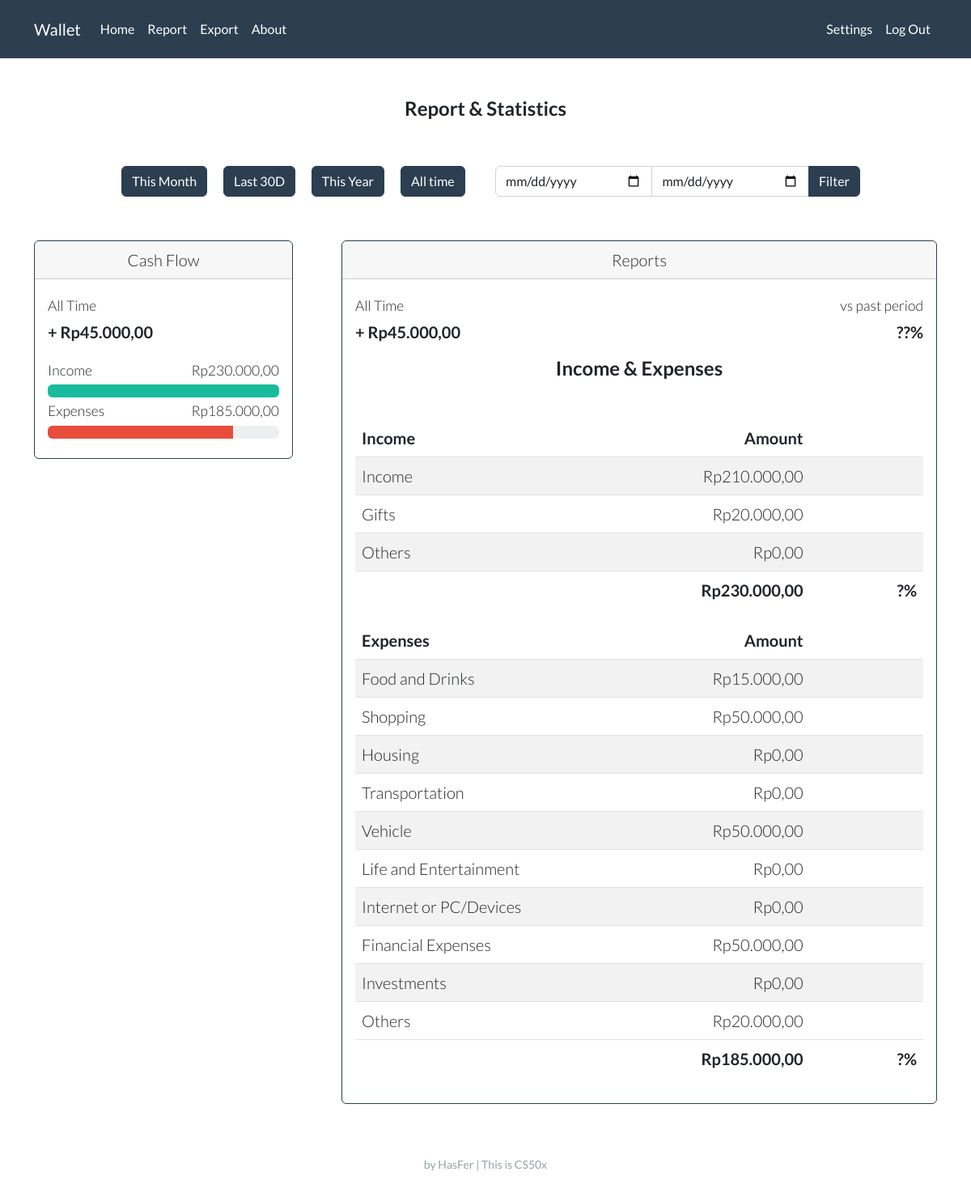
Page /report (signed in) on the committed database.
### tables this page shows
CREATE TABLE account (
                category TEXT,
                name TEXT
                );

### report.py (the view, shortened to what this page needs)
@report_page.route("/report", methods=["GET", "POST"])
@login_required
def report():
    con, cur = connect_db()
    res = cur.execute("SELECT account_name, amount FROM records WHERE user_id = ? AND account_category = ?", (session["user_id"], "Income"))
    income_name_amount = list(res.fetchall())
    res = cur.execute("SELECT account_name, amount FROM records WHERE user_id = ? AND account_category = ?", (session["user_id"], "Expense"))
    expense_name_amount = list(res.fetchall())
    income_list_totalamount, expense_list_totalamount = account_name_list('', 0.0)
    for i in income_name_amount:
        for j in income_list_totalamount:
            if i[0] == j[0]:
                j[1] += i[1]
    total_income = 0
    for i in income_list_totalamount:
        total_income += i[1]
    for i in expense_name_amount:
        for j in expense_list_totalamount:
            if i[0] == j[0]:
                j[1] += i[1]
    total_expense = 0
    for i in expense_list_totalamount:
        total_expense += i[1]
    j = 0
    for i in income_list_totalamount:
        income_list_totalamount[j].append(round(i[1] / total_income * 100, 2))
        j += 1
    j = 0
    for i in expense_list_totalamount:
        expense_list_totalamount[j].append(round(i[1] / total_expense * 100, 2))
        j += 1
    income_list_amount_f = list(income_list_totalamount)
    i = 0
    length = len(income_list_amount_f)
    while i < length:
        income_list_amount_f[i][1] = idr(income_list_amount_f[i][1])
        i += 1
    expense_list_amount_f = list(expense_list_totalamount)
    i = 0
    length = len(expense_list_amount_f)
    while i < length:
        expense_list_amount_f[i][1] = idr(expense_list_amount_f[i][1])
        i += 1
    total_income_f = idr(total_income)
    total_expense_f = idr(total_expense)
    if total_income > total_expense:
        income_percent = 100
        try:
            expense_percent = round(total_expense / total_income, 2) * 100
        except ZeroDivisionError:
            expense_percent = 0
        diff = "+ " + idr(total_income - total_expense)
    else:
        income_percent = 100
        expense_percent = 100
        diff = idr(0)
    con.close()
    return render_template("report.html", total_income_f=total_income_f, total_expense_f=total_expense_f, diff=diff, income_percent=income_percent, expense_percent=expense_percent, income_list_amount_f=income_list_amount_f, expense_list_amount_f=expense_list_amount_f)

### helpers.py (called while the page is built)
def login_required(f):
    @wraps(f)
    def decorated_function(*args, **kwargs):
        if session.get("user_id") is None:
            return redirect("/login")
        return f(*args, **kwargs)
    return decorated_function

def connect_db(db="wallet.db"):
    con = sqlite3.connect(db)
    cur = con.cursor()
    return con, cur

def idr(value):
    value = f"Rp{value:,.2f}"
    rupiah = value.replace(".", "#")
    rupiah = rupiah.replace(",", ".")
    rupiah = rupiah.replace("#", ",")
    return rupiah

def account_name_list(selected='', plug=''):
    con, cur = connect_db()
    res = cur.execute("SELECT * FROM account")
    income_list = []
    expense_list = []
    for i in res:
        if i[0] == 'Income':
            if i[1] == selected:
                income_list.append([i[1], 'selected'])
            else:
                income_list.append([i[1], plug])
        else:
            if i[1] == selected:
                expense_list.append([i[1], 'selected'])
            else:
                expense_list.append([i[1], plug])
    con.close()
    return income_list, expense_list

### templates/report.html (shortened to what this page needs)
{% extends "layout.html" %}
{% block main %}
<h4 class="mb-5 fw-bold">Report & Statistics</h4>
<div class="row">
    <div class="col-lg-1 mb-3"></div>
    <div class="col-lg-5 mb-3">
        <form action="/report" method="post">
            <button onclick="location.href = '/report';" class="btn btn-primary m-2">This Month</button>
            <button name="filter_btn" value="Last 30D" type="submit" class="btn btn-primary m-2">Last 30D</button>
            <button name="filter_btn" value="This Year" type="submit" class="btn btn-primary m-2">This Year</button>
            <button name="filter_btn" value="All time" type="submit" class="btn btn-primary m-2">All time</button>
        </form>
    </div>
    <div class="col-lg-5">
        <form action="/report" method="post">
            <div class="input-group mb-3">
                <input name="start_date" type="date" class="form-control mt-2">
                <input name="end_date" type="date" class="form-control mt-2">
                <button name="filter_btn" value="between" class="btn btn-primary mt-2" type="submit" id="button-addon2">Filter</button>
            </div>
        </form>
    </div>
</div>
<br>
<div class="row">
    <div class="col-lg-4">
        <div class="card border-primary mb-3" style="max-width: 20rem;">
            <div class="card-header">Cash Flow</div>
            <div class="card-body">
                <p class="mb-1 text-start"><small>All Time</small></p>
                <p class="card-text text-start"><span class="fw-bold">{{ diff }}</span></p>
                <p class="mb-1 text-start"><small>
                    Income
                    <span class="mt-1" style="float:right;">{{ total_income_f }}</span>
                </small></p>
                <div class="progress">
                    <div class="progress-bar bg-success" role="progressbar" style="width: {{ income_percent }}%;" aria-valuenow="{{ income_percent }}" aria-valuemin="0" aria-valuemax="100"></div>
                </div>
                <p class="mb-1 text-start"><small>
                        Expenses
                        <span class="mt-1" style="float:right;">{{ total_expense_f }}</span>
                </small></p>
                <div class="progress">
                    <div class="progress-bar bg-danger" role="progressbar" style="width: {{ expense_percent }}%;" aria-valuenow="{{ expense_percent }}" aria-valuemin="0" aria-valuemax="100"></div>
                </div>
            </div>
        </div>
    </div>
    <div class="col-lg-8">
        <div class="card border-primary mb-3">
            <div class="card-header">Reports</div>
            <div class="card-body">
                <p class="mb-1 text-start"><small>All Time
                    <span class="mt-1" style="float:right;">vs past period</span>
                </small></p>
                <p class="card-text text-start">
                    <span class="fw-bold">{{ diff }}</span>
                    <span class="fw-bold" style="float:right;">??%</span>
                </p>
                <h4 class="mb-5 fw-bold">Income & Expenses</h4>
                <table class="table table-striped">
                    <thead>
                        <tr>
                            <th class="text-start">Income</th>
                            <th class="text-end">Amount</th>
                            <th class="text-end" style="width:20%;"></th>
                        </tr>
                    </thead>
                    <tbody>
                        {% for i in income_list_amount_f %}
                        <tr>
                            <td class="text-start">{{ i[0] }}</td>
                            <td class="text-end">{{ i[1] }}</td>
                            <td class="text-end"></td>
                        </tr>
                        {% endfor %}
                    </tbody>
                    <tfoot>
                        <tr>
                            <td class="border-0"></td>
                            <td class="border-0 fw-bold text-end">{{ total_income_f }}</td>
                            <td class="border-0 fw-bold text-end">?%</td>
                        </tr>
                    </tfoot>
                </table>
                <table class="table table-striped">
                    <thead>
                        <tr>
                            <th class="text-start">Expenses</th>
                            <th class="text-end">Amount</th>
                            <th class="text-end" style="width:20%;"></th>
                        </tr>
                    </thead>
                    <tbody>
                        {% for i in expense_list_amount_f %}
                        <tr>
                            <td class="text-start">{{ i[0] }}</td>
                            <td class="text-end">{{ i[1] }}</td>
                            <td class="text-end"></td>
                        </tr>
                        {% endfor %}
                    </tbody>
                    <tfoot>
                        <tr>
                            <td class="border-0"></td>
                            <td class="border-0 fw-bold text-end">{{ total_expense_f }}</td>
                            <td class="border-0 fw-bold text-end">?%</td>
                        </tr>
                    </tfoot>
                </table>
            </div>
        </div>
    </div>
</div>
{% endblock %}

### templates/layout.html (shortened to what this page needs)
<!DOCTYPE html>
<html lang="en">
<head>
    <link rel="stylesheet" href="/static/light.css">
</head>
<body>
    <nav class="navbar navbar-expand-lg navbar-dark bg-primary">
        <div class="container">
            <a class="navbar-brand" href="/">Wallet</a>
            <div class="collapse navbar-collapse" id="navbarColor01">
                {% if session["user_id"] %}
                <ul class="navbar-nav me-auto">
                    <li class="nav-item"><a class="nav-link" href="/">Home</a></li>
                    <li class="nav-item"><a class="nav-link" href="/report">Report</a></li>
                    <li class="nav-item"><a class="nav-link" href="#">Export</a></li>
                    <li class="nav-item"><a class="nav-link" href="#">About</a></li>
                </ul>
                <ul class="navbar-nav ms-auto">
                    <li class="nav-item"><a class="nav-link" href="/settings">Settings</a></li>
                    <li class="nav-item"><a class="nav-link" href="/logout">Log Out</a></li>
                </ul>
                {% endif %}
            </div>
        </div>
    </nav>
    <main class="container py-5 lead text-center">
        {% block main %}{% endblock %}
    </main>
    <footer class="mb-5 small text-center text-muted">
        by HasFer | This is CS50x
    </footer>
</body>
</html>

### rows in the picture
account: name "Income", i "Rp210.000,00"
account: name "Gifts", i "Rp20.000,00"
account: name "Others", i "Rp0,00"
account: name "Food and Drinks", i "Rp15.000,00"
account: name "Shopping", i "Rp50.000,00"
account: name "Housing", i "Rp0,00"
account: name "Transportation", i "Rp0,00"
account: name "Vehicle", i "Rp50.000,00"
account: name "Life and Entertainment", i "Rp0,00"
account: name "Internet or PC/Devices", i "Rp0,00"
account: name "Financial Expenses", i "Rp50.000,00"
account: name "Investments", i "Rp0,00"
account: name "Others", i "Rp20.000,00"

### other values in the picture
{{ diff }} "+ Rp45.000,00"
{{ total_income_f }} "Rp230.000,00"
{{ total_expense_f }} "Rp185.000,00"
